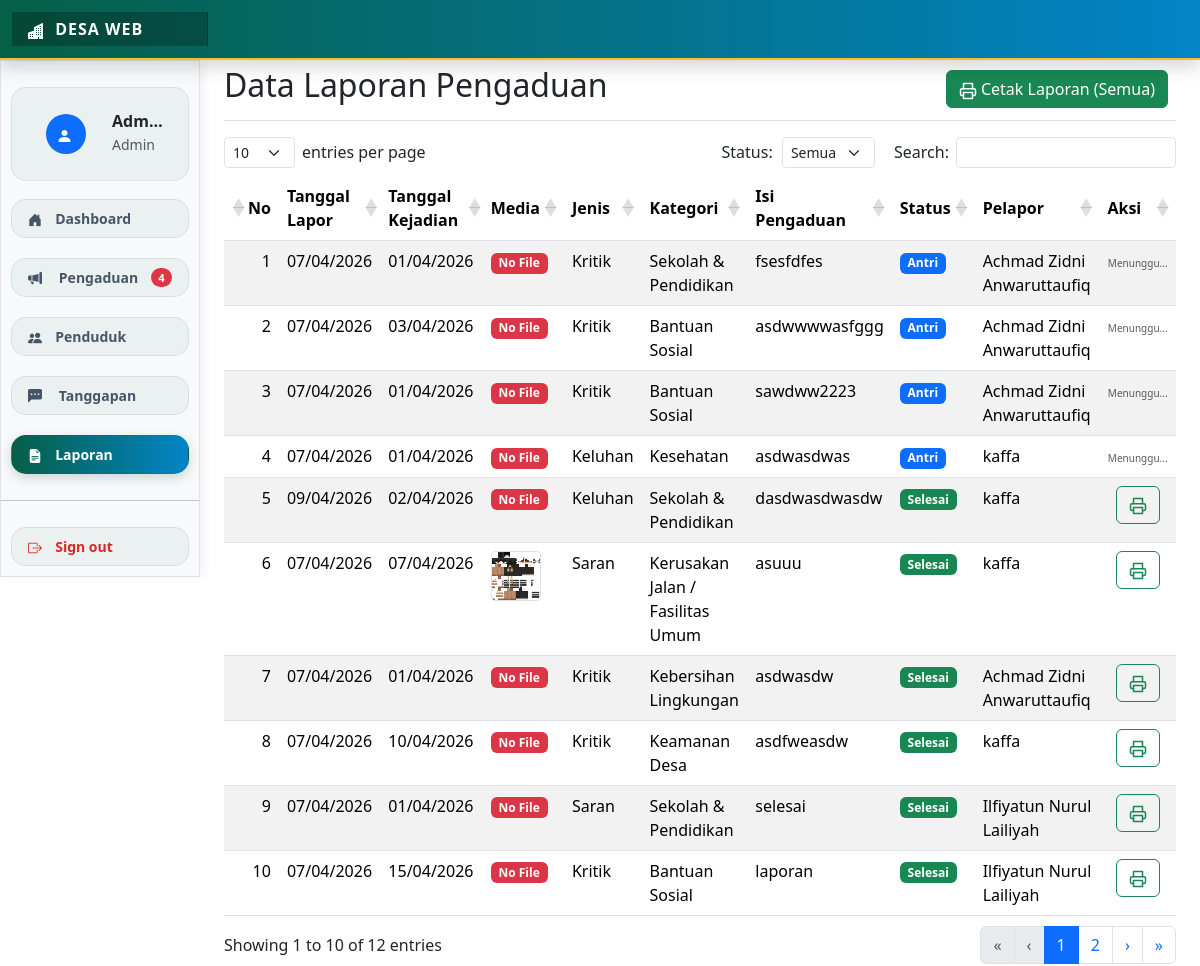
The app's page /laporan.php (signed in) with its own data.
### tables this page shows
CREATE TABLE `pengaduan` (
  `id_pengaduan` int(225) NOT NULL,
  `tgl_pengaduan` date NOT NULL,
  `tgl_kejadian` date NOT NULL,
  `jenis_pengaduan` varchar(50) NOT NULL,
  `foto` varchar(225) NOT NULL,
  `isi_pengaduan` varchar(225) NOT NULL,
  `status` varchar(20) NOT NULL,
  `id_pelapor` int(225) NOT NULL,
  `kategori` varchar(225) NOT NULL,
  `tanggapan` text NOT NULL,
  `dilihat_pelapor` tinyint(1) DEFAULT 0
);

CREATE TABLE `pelapor` (
  `id_pelapor` int(225) NOT NULL,
  `nama` varchar(50) NOT NULL,
  `alamat` varchar(225) NOT NULL,
  `email` varchar(50) NOT NULL,
  `nik` varchar(16) NOT NULL,
  `jk` varchar(20) NOT NULL,
  `no_hp` varchar(12) NOT NULL,
  `username` varchar(20) NOT NULL,
  `password` varchar(20) NOT NULL,
  `id_user` int(225) DEFAULT NULL
);

### laporan.php (the view, shortened to what this page needs)
<!DOCTYPE html>
<html>
<head>
  <link href="datatables.css" rel="stylesheet">
  <link href="style-custom.css" rel="stylesheet">
</head>
<body>
  <?php
  if ($_SESSION['role'] == 'admin'){
    $id_user_session = $_SESSION['id'];
    include 'koneksi.php';
    include 'navbar.php';
    ?>
    <div class="container-fluid">
      <div class="row">
        <main class="col-md-9 ms-sm-auto col-lg-10 px-md-4" style="position: absolute; top: 30px; right: 0;">
          <div class="d-flex justify-content-between flex-wrap flex-md-nowrap align-items-center pt-3 pb-2 mb-3 border-bottom">
            <h1 class="h2">Data Laporan Pengaduan</h1>
            <div class="btn-toolbar mb-2 mb-md-0">
              <div class="btn-group me-2">
                <a href="laporan_print.php" id="btnCetak" target="_blank" class="btn btn-success">
                  <i data-feather="printer" style="width: 18px; height: 18px; vertical-align: middle;"></i> Cetak Laporan (<span id="textStatus">Semua</span>)
                </a>
              </div>
            </div>
          </div>
          <table class="table table-striped" id="table">
            <thead>
              <tr>
                <th>No</th>
                <th>Tanggal Lapor</th>
                <th>Tanggal Kejadian</th>
                <th>Media</th>
                <th>Jenis</th>
                <th>Kategori</th>
                <th>Isi Pengaduan</th>
                <th>Status</th>
                <th>Pelapor</th>
                <th style="width: 80px;">Aksi</th>
              </tr>
            </thead>
            <tbody>
              <?php
              if ($_SESSION['role'] == 'admin') {
                $query_string = "SELECT * FROM pengaduan
                ORDER BY FIELD(status, 'Antri', 'Proses', 'Selesai', 'Ditolak') ASC, id_pengaduan DESC";
              } else {
                $query_string = "SELECT * FROM pengaduan
                WHERE id_pelapor = (SELECT id_pelapor FROM pelapor WHERE id_user = '$id_user_session')
                ORDER BY FIELD(status, 'Antri', 'Proses', 'Selesai', 'Ditolak') ASC, id_pengaduan DESC";
              }
              $query_pengaduan = mysqli_query($db, $query_string);
              $no = 1;
              while ($data = mysqli_fetch_assoc($query_pengaduan)) {
                $data_pelapor = mysqli_fetch_assoc(mysqli_query($db, "SELECT nama FROM pelapor WHERE id_pelapor = '$data[id_pelapor]'"));
                $file = $data['foto'];
                $path_file = "uploads/" . $file;
                $file_url = "uploads/" . rawurlencode($file);
                $ekstensi = strtolower(pathinfo($file, PATHINFO_EXTENSION));
                $file_exists = (!empty($file) && file_exists($path_file)) ? true : false;
                ?>
                <tr>
                  <td><?= $no++ ?></td>
                  <td><?= date('d/m/Y', strtotime($data['tgl_pengaduan'])) ?></td>
                  <td><?= date('d/m/Y', strtotime($data['tgl_kejadian'])) ?></td>
                  <td>
                    <div class="preview-link" data-bs-toggle="modal" data-bs-target="#preview-<?= $data['id_pengaduan'] ?>">
                      <?php if (!$file_exists): ?>
                        <span class="badge bg-danger">No File</span>
                        <?php elseif (in_array($ekstensi, ['mp4', 'webm', 'ogg'])): ?>
                          <span class="badge bg-info">Video</span>
                          <?php else: ?>
                            <img src="<?= $file_url ?>" class="thumb-img border">
                          <?php endif; ?>
                        </div>
                      </td>
                      <td><?= $data['jenis_pengaduan'] ?></td>
                      <td><?= $data['kategori'] ?></td>
                      <td><?= mb_strimwidth($data['isi_pengaduan'], 0, 30, "...") ?></td>
                      <td>
                        <?php
                        $bg = 'bg-secondary';
                        if($data['status'] == 'Antri') $bg = 'bg-primary';
                        if($data['status'] == 'Selesai') $bg = 'bg-success';
                        if($data['status'] == 'Ditolak') $bg = 'bg-danger';
                        ?>
                        <span class="badge <?= $bg ?>"><?= $data['status'] ?></span>
                      </td>
                      <td><?= $data_pelapor['nama'] ?></td>
                      <td class="text-center">
                        <?php if ($data['status'] != 'Antri' && $data['status'] != 'Proses') : ?>
                          <a href="laporan_print.php?id=<?= $data['id_pengaduan'] ?>" target="_blank" class="btn btn-outline-success btn-action" title="Cetak Satuan">
                            <i data-feather="printer" style="width: 18px; height: 18px;"></i>
                          </a>
                          <?php else : ?>
                            <span class="text-muted small italic" style="font-size: 10px;">Menunggu...</span>
                          <?php endif; ?>
                        </td>
                      </tr>
                        <?php } ?>
                      </tbody>
                    </table>
                  </main>
                </div>
              </div>
</body>
</html>
  <?php } ?>

### navbar.php (shortened to what this page needs)
<?php
$current_page = basename($_SERVER['PHP_SELF']);
include 'koneksi.php';
$id_user_login = $_SESSION['id'];
$role_user = $_SESSION['role'];
$nama_tampilan = "Member";
if (isset($id_user_login)) {
    $query_user = mysqli_query($db, "SELECT nama, id_pelapor FROM pelapor WHERE id_user = '$id_user_login'");
    if ($data_user = mysqli_fetch_assoc($query_user)) {
        $nama_tampilan = $data_user['nama'];
        $id_pelapor_login = $data_user['id_pelapor'];
    } else {
        $nama_tampilan = $_SESSION['nama'] ?? 'Admin';
    }
}
$count_notif = 0;
if ($role_user == 'admin') {
    $q_notif = mysqli_query($db, "SELECT COUNT(*) as total FROM pengaduan WHERE status IN ('Antri', 'Proses')");
    $row_notif = mysqli_fetch_assoc($q_notif);
    $count_notif = $row_notif['total'];
}
?>
<!doctype html>
<html lang="en" data-bs-theme="auto">
<head>
  <link href="assets/dist/css/bootstrap.min.css" rel="stylesheet" />
  <link href="dashboard.css" rel="stylesheet" />
  <link href="https://cdn.jsdelivr.net/npm/bootstrap@5.3.3/dist/css/bootstrap.min.css" rel="stylesheet">
  <link rel="stylesheet" href="https://cdn.jsdelivr.net/npm/bootstrap-icons@1.11.3/font/bootstrap-icons.min.css">
  <link rel="stylesheet" type="text/css" href="style.css">
  <link rel="stylesheet" type="text/css" href="hp.css">
</head>
<body>
  <header class="navbar sticky-top bg-dark flex-md-nowrap p-0 shadow" data-bs-theme="dark">
    <a class="navbar-brand col-md-3 col-lg-2 me-0 px-3 fs-6 text-white d-flex align-items-center" href="index.php">
      <i class="bi bi-buildings-fill me-2"></i>
      Desa Web
    </a>
  </header>
  <div class="container-fluid">
    <div class="row">
      <div class="sidebar border border-right col-md-3 col-lg-2 p-0 bg-body-tertiary">
        <div class="offcanvas-md offcanvas-end bg-body-tertiary" tabindex="-1" id="sidebarMenu">
          <div class="offcanvas-body d-md-flex flex-column p-0 pt-lg-3 overflow-y-auto">
            <div class="d-flex align-items-center px-4 py-3 border-bottom mb-2">
              <div class="flex-shrink-0">
                <div class="rounded-circle bg-primary d-flex align-items-center justify-content-center text-white fw-bold" style="width: 40px; height: 40px;">
                  <i class="bi bi-person-fill"></i>
                </div>
              </div>
              <div class="flex-grow-1 ms-3 overflow-hidden">
                <h6 class="mb-0 text-truncate fw-bold text-dark"><?php echo $nama_tampilan; ?></h6>
                <small class="text-muted text-capitalize"><?php echo $role_user ?? 'None'; ?></small>
              </div>
            </div>
            <ul class="nav flex-column">
              <li class="nav-item">
                <a class="nav-link d-flex align-items-center gap-2 <?php echo ($current_page == 'index.php') ? 'active' : ''; ?>" href="index.php">
                  <i class="bi bi-house-door-fill"></i> Dashboard
                </a>
              </li>
              <li class="nav-item">
                <a class="nav-link d-flex align-items-center justify-content-between gap-2 <?php echo ($current_page == 'pengaduan.php') ? 'active' : ''; ?>" href="pengaduan.php">
                  <div><i class="bi bi-megaphone-fill me-2"></i> Pengaduan</div>
                  <?php if ($role_user == 'admin' && $count_notif > 0): ?>
                    <span class="badge bg-danger badge-notif" title="Antri & Proses"><?= $count_notif ?></span>
                  <?php endif; ?>
                </a>
              </li>
              <?php if ($role_user == 'admin') { ?>
                <li class="nav-item">
                  <a class="nav-link d-flex align-items-center gap-2 <?php echo ($current_page == 'pelapor.php') ? 'active' : ''; ?>" href="pelapor.php">
                    <i class="bi bi-people-fill"></i> Penduduk
                  </a>
                </li>
              <?php } ?>
              <li class="nav-item">
                <a class="nav-link d-flex align-items-center justify-content-between gap-2 <?php echo ($current_page == 'tanggapan.php') ? 'active' : ''; ?>" href="tanggapan.php">
                  <div><i class="bi bi-chat-left-dots-fill me-2"></i> Tanggapan</div>
                </a>
              </li>
              <?php if ($role_user == 'admin') { ?>
                <li class="nav-item">
                  <a class="nav-link d-flex align-items-center gap-2 <?php echo ($current_page == 'laporan.php') ? 'active' : ''; ?>" href="laporan.php">
                    <i class="bi bi-file-earmark-text-fill"></i> Laporan
                  </a>
                </li>
              <?php } ?>
            </ul>
            <hr class="my-3" />
            <ul class="nav flex-column mb-auto">
              <li class="nav-item">
                <a class="nav-link d-flex align-items-center gap-2 text-danger" href="logout.php">
                  <i class="bi bi-box-arrow-right"></i> Sign out
                </a>
              </li>
            </ul>
          </div>
        </div>
      </div>
    </div>
  </div>
</body>
</html>

### dashboard.css (style rules this page uses)
.bi { display: inline-block; width: 1rem; height: 1rem; }
.sidebar .nav-link { font-size: .875rem; font-weight: 500; }
.sidebar .nav-link.active { color: #2470dc; }
.navbar-brand { padding-top: .75rem; padding-bottom: .75rem; background-color: rgba(0, 0, 0, .25); box-shadow: inset -1px 0 0 rgba(0, 0, 0, .25); }

### style.css (style rules this page uses)
:root { --primary-malang: #065f46; --secondary-malang: #0284c7; --accent-malang: #fbbf24; }
header.navbar { background: linear-gradient(to right, var(--primary-malang), var(--secondary-malang)) !important; border-bottom: 2px solid var(--accent-malang); padding: 0.75rem !important; }
.navbar-brand { font-weight: 800 !important; letter-spacing: 1px; text-transform: uppercase; }
.sidebar { background-color: #ffffff !important; box-shadow: 4px 0 10px rgba(0,0,0,0.05) !important; z-index: 100; }
.sidebar .d-flex.align-items-center { background: rgba(6, 95, 70, 0.05); margin: 10px; border-radius: 15px; border: 1px solid rgba(6, 95, 70, 0.1); }
.sidebar .nav-link { margin: 4px 12px; border-radius: 10px; font-weight: 600; color: #475569 !important; transition: all 0.3s ease; }
.sidebar .nav-link.active { background: linear-gradient(to right, var(--primary-malang), var(--secondary-malang)) !important; color: white !important; box-shadow: 0 4px 12px rgba(6, 95, 70, 0.2); }
.nav-link[href="logout.php"] { color: #dc2626 !important; }

### hp.css (style rules this page uses)
.sidebar { z-index: 1000; }

### laporan.php (style rules this page uses)
.preview-link { cursor: pointer; transition: 0.2s; display: inline-block; }
.thumb-img { width: 50px; height: 50px; object-fit: cover; border-radius: 4px; }
main { padding-top: 20px; }
.btn-action { padding: 8px 12px; }

### navbar.php (style rules this page uses)
.bi { width: 1.2rem; height: 1.2rem; }
.nav-link.active { color: #000 !important; background-color: rgba(0, 0, 0, 0.1); font-weight: bold; }
.badge-notif { font-size: 0.7rem; padding: 0.35em 0.65em; border-radius: 50rem; }

### records on screen
pengaduan: tgl_pengaduan "07/04/2026", tgl_kejadian "01/04/2026", shows "No File", jenis_pengaduan "Kritik", kategori "Sekolah & Pendidikan", isi_pengaduan "fsesfdfes", status "Antri", id_pelapor.nama "Achmad Zidni Anwaruttaufiq", shows "Menunggu..."
pengaduan: tgl_pengaduan "07/04/2026", tgl_kejadian "03/04/2026", shows "No File", jenis_pengaduan "Kritik", kategori "Bantuan Sosial", isi_pengaduan "asdwwwwasfggg", status "Antri", id_pelapor.nama "Achmad Zidni Anwaruttaufiq", shows "Menunggu..."
pengaduan: tgl_pengaduan "07/04/2026", tgl_kejadian "01/04/2026", shows "No File", jenis_pengaduan "Kritik", kategori "Bantuan Sosial", isi_pengaduan "sawdww2223", status "Antri", id_pelapor.nama "Achmad Zidni Anwaruttaufiq", shows "Menunggu..."
pengaduan: tgl_pengaduan "07/04/2026", tgl_kejadian "01/04/2026", shows "No File", jenis_pengaduan "Keluhan", kategori "Kesehatan", isi_pengaduan "asdwasdwas", status "Antri", id_pelapor.nama "kaffa", shows "Menunggu..."
pengaduan: tgl_pengaduan "09/04/2026", tgl_kejadian "02/04/2026", shows "No File", jenis_pengaduan "Keluhan", kategori "Sekolah & Pendidikan", isi_pengaduan "dasdwasdwasdw", status "Selesai", id_pelapor.nama "kaffa"
pengaduan: tgl_pengaduan "07/04/2026", tgl_kejadian "07/04/2026", foto (picture), jenis_pengaduan "Saran", kategori "Kerusakan Jalan / Fasilitas Umum", isi_pengaduan "asuuu", status "Selesai", id_pelapor.nama "kaffa"
pengaduan: tgl_pengaduan "07/04/2026", tgl_kejadian "01/04/2026", shows "No File", jenis_pengaduan "Kritik", kategori "Kebersihan Lingkungan", isi_pengaduan "asdwasdw", status "Selesai", id_pelapor.nama "Achmad Zidni Anwaruttaufiq"
pengaduan: tgl_pengaduan "07/04/2026", tgl_kejadian "10/04/2026", shows "No File", jenis_pengaduan "Kritik", kategori "Keamanan Desa", isi_pengaduan "asdfweasdw", status "Selesai", id_pelapor.nama "kaffa"
pengaduan: tgl_pengaduan "07/04/2026", tgl_kejadian "01/04/2026", shows "No File", jenis_pengaduan "Saran", kategori "Sekolah & Pendidikan", isi_pengaduan "selesai", status "Selesai", id_pelapor.nama "Ilfiyatun Nurul Lailiyah"
pengaduan: tgl_pengaduan "07/04/2026", tgl_kejadian "15/04/2026", shows "No File", jenis_pengaduan "Kritik", kategori "Bantuan Sosial", isi_pengaduan "laporan", status "Selesai", id_pelapor.nama "Ilfiyatun Nurul Lailiyah"

### other values on screen
$nama_tampilan "Admin"
$role_user "Admin"
$count_notif "4"
